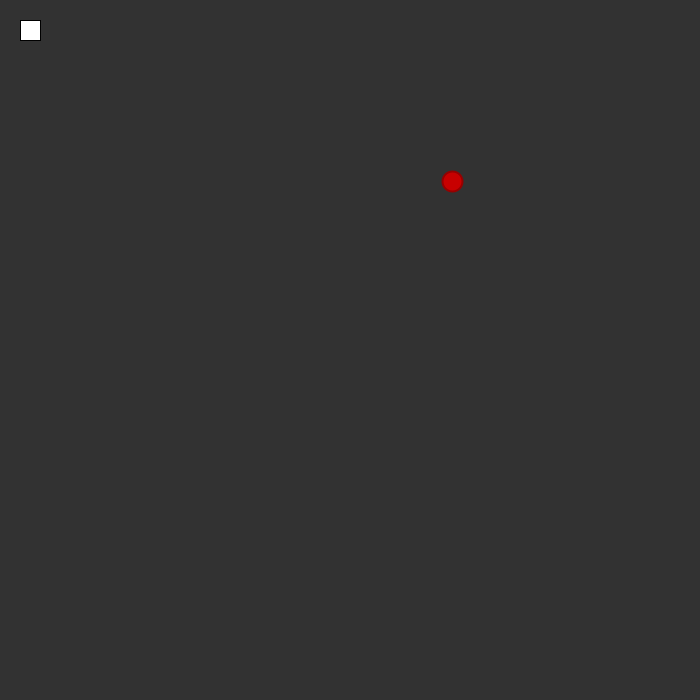
Frame 1 (no input)
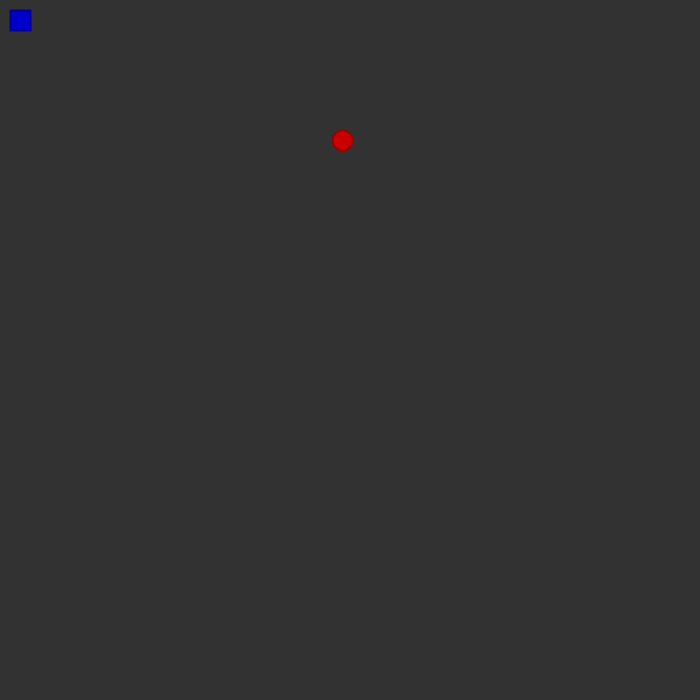
Frame 60 (the mouse pressed at the canvas centre just before this capture)
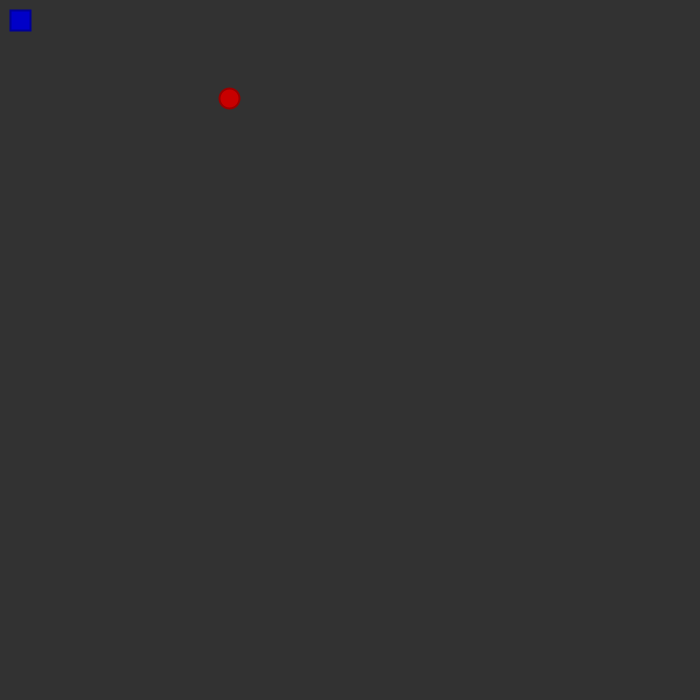
Frame 120 (the mouse held since frame 60 and released just before this capture)

The Processing sketch that drew these frames (run headless with seeded random() and noise(); from frame 60 on, the mouse is pressed at the canvas centre):

// Processing sketch: Skole_Spil__3_
// ── Skole_Spil__3_.pde
float speed = 2;
float x,y = 5;
int radius = 10;
int direction = 1;
int Xplayer = 20;
int Yplayer = 20;
Boolean started = false;
PVector AI;
color A1 = color (200,0,0);
color A2 = color (150,0,0);
color P1 = color (0,0,200);
color P2 = color (0,0,150);


void setup() {
  smooth();
  size(700,700);
  
  AI = new PVector(random(width), random(height), 0.);
 
}

void draw() {
  background(50);
  player();
  AI();
  
}  
  
void AI() { 
  ellipse(AI.x, AI.y, 20, 20);
  ellipseMode(CENTER);
  fill (P1);
  stroke(P2);
  strokeWeight(2);
  
  float angle = atan2(Yplayer-AI.y, Xplayer-AI.x);
  float newX = cos(angle) * speed + AI.x;
  float newY = sin(angle) * speed + AI.y;
  AI.set(newX, newY, 0.); 
  
}

void player() {
  rect(Xplayer, Yplayer, 20 ,20);
  rectMode(CENTER);
  fill (A1);
  stroke(A2);
  strokeWeight(2);
  
  if (Xplayer > (width) ) {Xplayer = (0); }
  if (Xplayer < (0) ) {Xplayer = (0); } 
  if (Yplayer > (height) ) {Yplayer = (0); }
  if (Yplayer < (0) ) {Yplayer = (0); }
  
  
  boolean hitbox = true;
  if (hitbox == true) {
  if (Xplayer == (AI.x) ) {exit();}
  if (Yplayer == (AI.y) ) {exit();}
  
  }
}
 
void keyPressed() {
  if (key == CODED) {
    if (keyCode == UP) {
      Yplayer -= 5;
   }  if (keyCode == DOWN) {
      Yplayer += 5;
   }  if (keyCode == LEFT) {
      Xplayer -= 5;
   }  if (keyCode == RIGHT) {
      Xplayer += 5;
    }  
  } 
}
